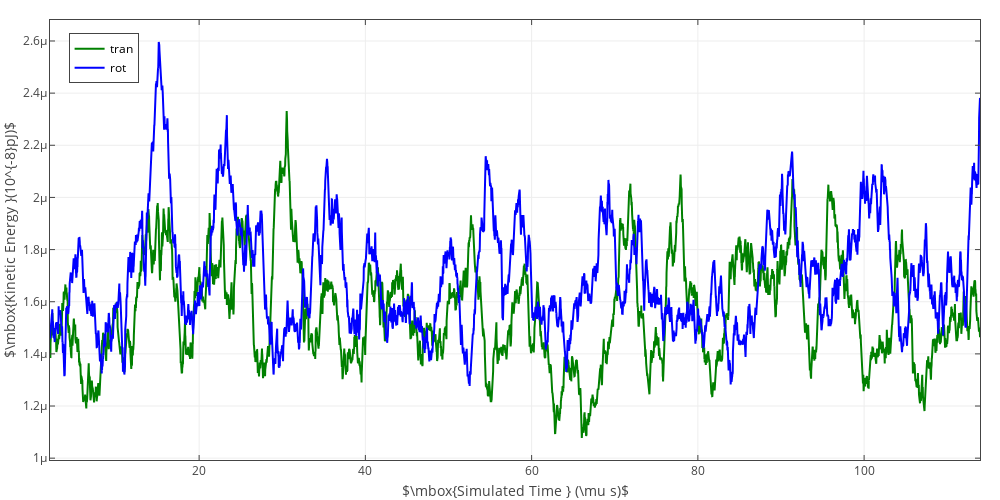

Notebook source saved alongside this figure:
### Code cell
layout = go.Layout(
    xaxis=dict(
#         range=[0, 520],
        ticks = 'inside',
#         dtick = 6,
        mirror = 'ticks',
        title='$\mbox{Simulated Time } (\mu s)$',
        showline=True,
        zeroline=False,
        showticklabels=True,
        showgrid=True,
#     rangeselector=dict(
#             buttons=list([
#                 dict(count=1,
#                      label='1m',
#                      step='month',
#                      stepmode='backward'),
#                 dict(count=6,
#                      label='6m',
#                      step='month',
#                      stepmode='backward'),
#                 dict(count=1,
#                     label='YTD',
#                     step='year',
#                     stepmode='todate'),
#                 dict(count=1,
#                     label='1y',
#                     step='year',
#                     stepmode='backward'),
#                 dict(step='all')
#             ])
#         ),
#         rangeslider=dict(
#             visible = True
#         )
    ),
    yaxis=dict(
#         range=[0, 0.1],
        title='$\mbox{Kinetic Energy }(10^{-8}pJ)$',
        ticks = 'inside',
        mirror = 'ticks',
#         dtick = 0.01,
        showline=True,
        zeroline=False,
        showticklabels=True,
        showgrid=True
    ),
#     yaxis2=dict(
#         range=[0, 2],
#         title='$\mbox{RMSDV }(cm/s)$',
#         ticks = 'inside',
# #         titlefont=dict(
# #             family='Courier New, monospace',
# #             size=18,
# #             color='#7f7f7f'
# #         ),
# #         showline=True,
#         zeroline=False,
# #         showticklabels=True,
# #         showgrid=True,
#         titlefont=dict(
#             color='red'
#         ),
#         tickfont=dict(
#             color='red'
#         ),
#         overlaying='y',
#         side='right',
#         showline=True,
#     ),
    legend=dict(
        x=0.02,
        y=0.97,
        traceorder='normal',
        font=dict(color='black'),
#         bgcolor='#E2E2E2',
#         bordercolor='black',
        borderwidth=1
    ),
    showlegend=True,
    autosize=False,
    width=1000,
    height=500,
    margin=go.layout.Margin(
        l=50,
        r=20,
        b=40,
        t=20,
        pad=0
    )
)
fig = go.Figure(data=[trace0,trace1], layout=layout)
# py.iplot(fig, filename='RMSDX')
iplot(fig)
# pio.write_image(fig, 'rmsdx1.png', format='png', scale=5)
# print("Done saving image!")

### Figure 1 — Plotly figure (JSON) as saved in the notebook; plotly's stock layout.template omitted (floating-point values rounded to 4 significant figures; data arrays with more than 128 entries replaced by an {"elided": "..."} marker saying what was removed)
{"data": [{"line": {"color": "green"}, "mode": "lines", "name": "tran", "type": "scatter", "uid": "54504974-c193-4e1b-9750-56b03d9a2cb9", "x": {"elided": "5381 float values"}, "y": {"elided": "5380 float values"}}, {"line": {"color": "blue"}, "mode": "lines", "name": "rot", "type": "scatter", "uid": "7b7bf47e-6ae9-4127-9385-fe9a6b038669", "x": {"elided": "5381 float values"}, "y": {"elided": "5380 float values"}}], "layout": {"autosize": false, "height": 500, "legend": {"borderwidth": 1, "font": {"color": "black"}, "traceorder": "normal", "x": 0.02, "y": 0.97}, "margin": {"b": 40, "l": 50, "pad": 0, "r": 20, "t": 20}, "showlegend": true, "width": 1000, "xaxis": {"mirror": "ticks", "showgrid": true, "showline": true, "showticklabels": true, "ticks": "inside", "title": {"text": "$\\mbox{Simulated Time } (\\mu s)$"}, "zeroline": false}, "yaxis": {"mirror": "ticks", "showgrid": true, "showline": true, "showticklabels": true, "ticks": "inside", "title": {"text": "$\\mbox{Kinetic Energy }(10^{-8}pJ)$"}, "zeroline": false}}}
